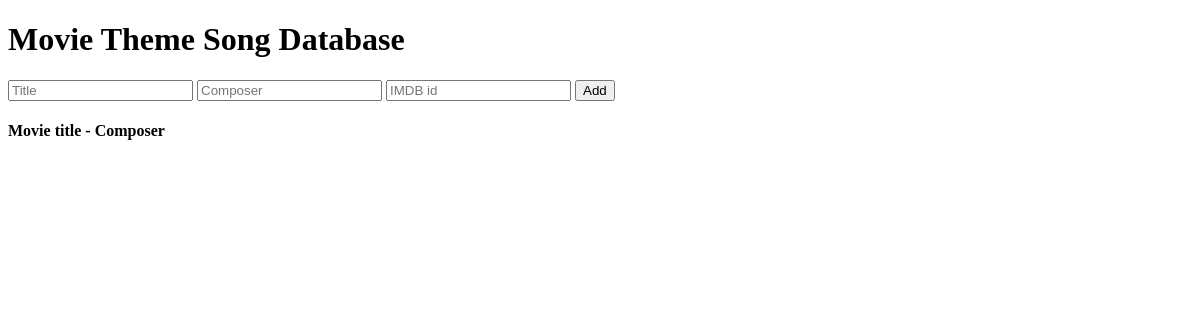
Before: / with the older database file.
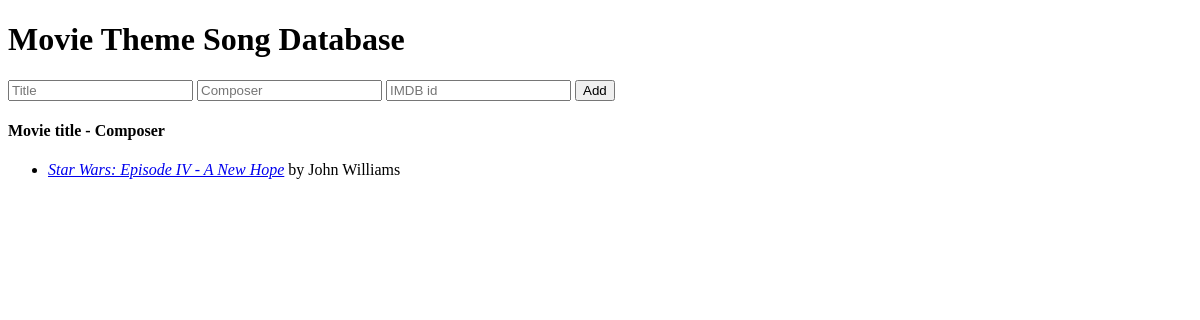
After: the same page with the newer database file.
### models.py (models this page shows, shortened)
class Movie(db.Model):
    id = db.Column(db.Integer, primary_key=True, autoincrement=True)
    title = db.Column(db.String(200), nullable=False)
    composer = db.Column(db.String(200), nullable=False)
    imdb = db.Column(db.String(9), nullable=False)

### app.py (the view)
@app.route("/")
def index():
    movies = Movie.query.order_by(Movie.title).all()
    return render_template("index.html", movies=movies)

### templates/index.html (shortened to what this page needs)
{% extends "layout.html" %}
{% block body %}
	<h1>Movie Theme Song Database</h1>
	<form action="/add" method="post">
		<input name="title" autocomplete="off" autofocus placeholder="Title" type="text">
		<input name="composer" placeholder="Composer" type="text">
		<input name="imdb" placeholder="IMDB id" type="text">
		<input type="submit" value="Add">
	</form>
	<h4>Movie title - Composer</h4>
	<ul>
		{% for movie in movies %}
		<li><a href="/movie/{{movie.id}}" type=get><i>{{ movie.title }}</i></a> by {{  movie.composer }}</li>
		{% endfor %}
	</ul>
{% endblock %}

Changed rows visible on the page:
added Movie: title "Star Wars: Episode IV - A New Hope", composer "John Williams"
